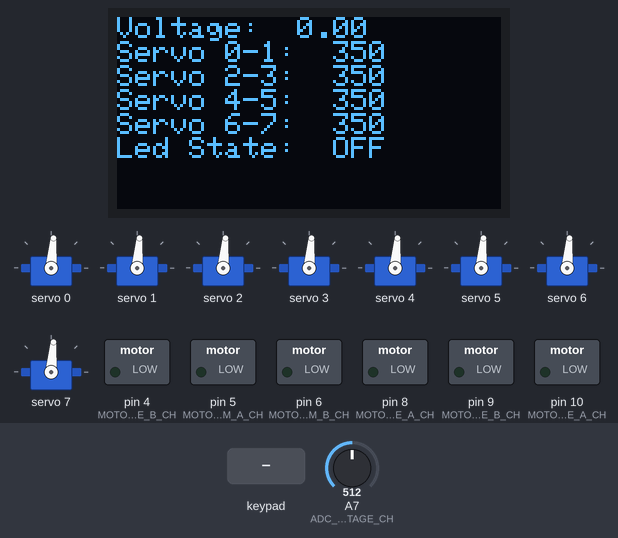
Bench run of a sketch on a simulated Arduino Nano, built with avr-gcc and run on an emulated ATmega328P. Parts: 128×64 one-colour display, 8 × servo, switched loads named in the sketch (green lamp = pin HIGH). The test bench sets the inputs (shaded band); at power-on: A7 (ADC_VOLTAGE_CH) = 512. The display library's start-up logo is not drawn; pins used as bus, display or sensor lines are not drawn.

Above: at 3.8 s.
3.9 s: key 'U' pressed
At 4.22 s:
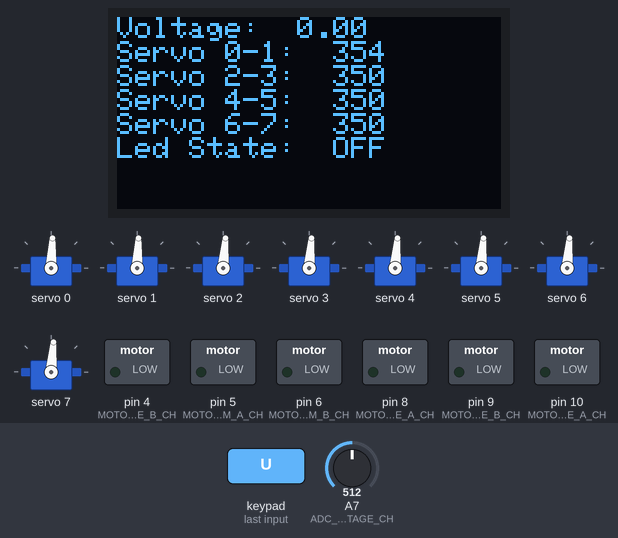
5.8 s: A7 (ADC_VOLTAGE_CH) set to 716
At 6.9 s:
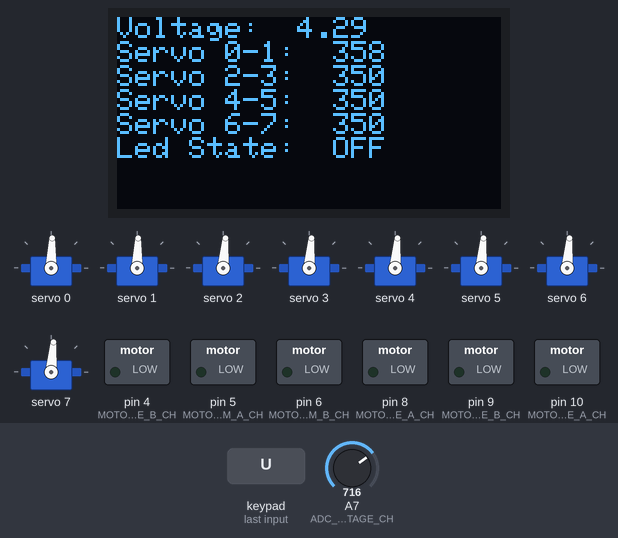
7.6 s: key 'D' pressed
At 7.86 s:
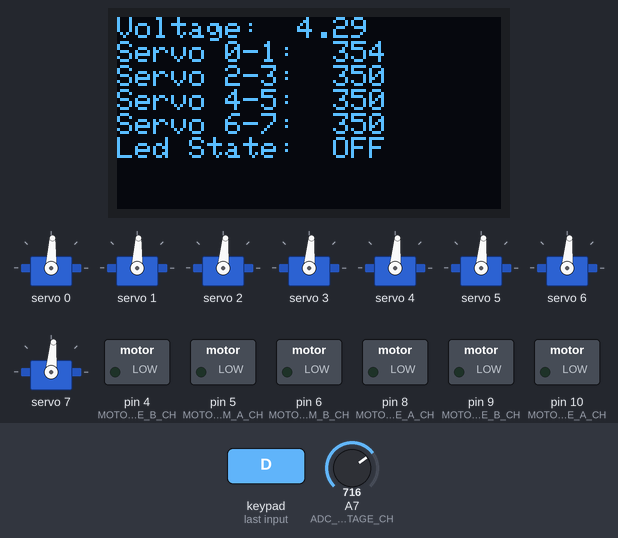
9.2 s: A7 (ADC_VOLTAGE_CH) set to 745
At 11.0 s:
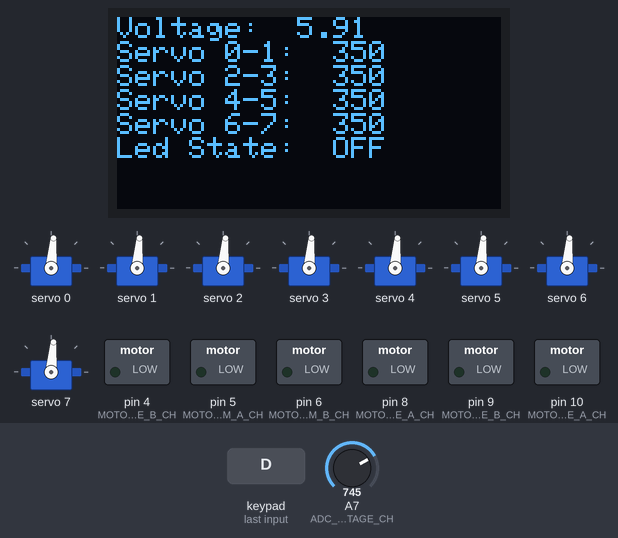
11.5 s: A7 (ADC_VOLTAGE_CH) set to 725
At 14.8 s:
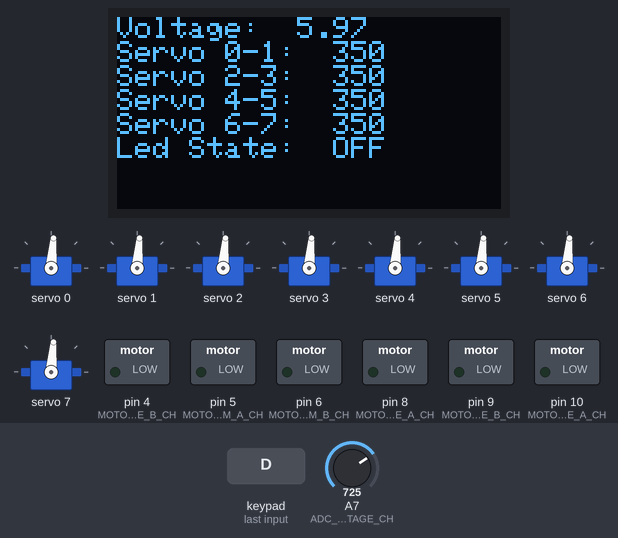
Timing chart, 0 to 16.3 s (numbered marks = the images above; inputs shaded):
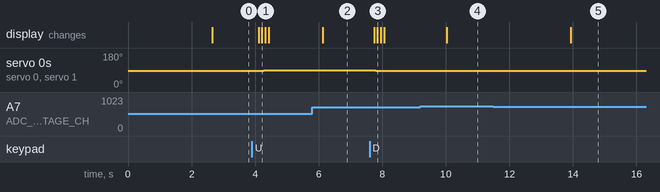

Measured:
- after the input at 3.9 s, servo 0, servo 1: 85° → 86° after 0.15 s, → 87° 0.11 s later, → 88° 0.11 s later; the display: first changes after 0.21 s (image 1 shows a later state)
- after the input at 5.8 s, the display: changes after 0.34 s (image 2)
- after the input at 7.6 s, servo 0, servo 1: 88° → 87° after 0.20 s, → 86° 0.11 s later, → 85° 0.11 s later; the display: first changes after 0.15 s (image 3 shows a later state)
- after the input at 9.2 s, the display: changes after 0.83 s (image 4)
- after the input at 11.5 s, the display: changes after 2.4 s (image 5)

The sketch:

agrobot_20_test_prog.ino
```cpp
#include "config.h"
#include "stdint.h"
#include <SPI.h>
#include <EEPROM.h>
#include <Wire.h>
#include <Adafruit_SSD1306.h>
#include <Adafruit_PWMServoDriver.h>
#include <PS2X_lib.h>

/*
 * Прошивка для агробота для тестирования платы agrobot2.0
 * В этой прошивке отрабатывают всеканалы и возможности платы. Проводится проверка
 * на непропай и работоспособность микросхем.
 *
 * Управление через геймпад:
 * (Все каналы серв управляются попарно: 0 и 1, 2 и 3 и т.д.)
 * -стрелочками слева управляются: вверх-вниз 0 и 1 каналы серво, вправо-влево 2 и 3 каналы серво,
 * -кнопками справо: тр-ик и крест 4 и 5 каналы серво, круг и кв-т 6-7 каналы серво,
 * -кнопки R1 и L1 - мотор А форвард и реверс,
 * -кнопки R2 и L2 - мотор В форвард и реверс,
 * -кнопки R3 и L3 - светодиод и динамикю.
 */

volatile Adafruit_PWMServoDriver pwm = Adafruit_PWMServoDriver(); //инициализация i2c для pca с адресом 0x40
volatile Adafruit_SSD1306 display(IMAGE_WIDTH, IMAGE_HEIGHT, &Wire, DISPLAY_RESET_CH); // инициализация дисплея
volatile PS2X ps2x;  // cоздание экземпляра класса для джойстика

float voltage = 0;

void motorSetup()   // инициализация моторов
{
  pinMode(MOTOR_ENABLE_A_CH, OUTPUT);
  pinMode(MOTOR_ENABLE_B_CH, OUTPUT);
  pinMode(MOTOR_PWM_A_CH, OUTPUT);
  pinMode(MOTOR_PWM_B_CH, OUTPUT);
  pinMode(MOTOR_PWM_INVERSE_A_CH, OUTPUT);
  pinMode(MOTOR_PWM_INVERSE_B_CH, OUTPUT);
}

void buzzerSetup()  // инициализация пищалки
{
  pinMode(BUZZER_CH, OUTPUT);
  noTone(BUZZER_CH);
}

void displaySetup() // инициализация дисплея
{
  display.begin(SSD1306_SWITCHCAPVCC, 0x3C);  // Инициализация I2C для дисплея с адресом 0x3D
  display.display();
  delay(2000); //задержка для инициализации дисплея
  display.clearDisplay(); // очистка дисплея
}

void servoSetup() // инициализация серв
{
  pwm.begin();
  pwm.setPWMFreq(SERVO_FREQ);  // Установка частоты ШИМ
}

void servoCentering() // центрирование серв
{
  pwm.setPWM(0, 0, SERVO_CENTRAL_POSITION);
  pwm.setPWM(1, 0, SERVO_CENTRAL_POSITION);
  pwm.setPWM(2, 0, SERVO_CENTRAL_POSITION);
  pwm.setPWM(3, 0, SERVO_CENTRAL_POSITION);
  pwm.setPWM(4, 0, SERVO_CENTRAL_POSITION);
  pwm.setPWM(5, 0, SERVO_CENTRAL_POSITION);
  pwm.setPWM(6, 0, SERVO_CENTRAL_POSITION);
  pwm.setPWM(7, 0, SERVO_CENTRAL_POSITION);
}

void InfoDisplay(uint16_t CH_01, uint16_t CH_23, uint16_t CH_45, uint16_t CH_67, bool LedState) //вывод состояния на дисплей
{
  display.clearDisplay();
  display.setTextSize(1.5);
  display.setTextColor(WHITE);

  display.setCursor(0, 0);
  display.print("Voltage:  ");
  display.println(voltage);

  display.setCursor(0, 8);
  display.print("Servo 0-1:  ");
  display.println(CH_01);

  display.setCursor(0, 16);
  display.print("Servo 2-3:  ");
  display.println(CH_23);

  display.setCursor(0, 24);
  display.print("Servo 4-5:  ");
  display.println(CH_45);

  display.setCursor(0, 32);
  display.print("Servo 6-7:  ");
  display.println(CH_67);

  display.setCursor(0, 40);
  display.print("Led State:  ");
  if(LedState) display.print("ON");
  else display.print("OFF");

  display.display();
}

//Запуск двигателей
void setSpeedRight(int16_t mspeed)  // первый двигатель - А
{
  if (mspeed > 0)   // если заданная скорость больше нуля, то задаем Прямой ШИМ без инвертирования
  {
    analogWrite(MOTOR_PWM_A_CH, 255);
    digitalWrite(MOTOR_PWM_INVERSE_A_CH, LOW);
  }
  else    // если меньше, то инвертируем направление
  {
    digitalWrite(MOTOR_PWM_INVERSE_A_CH, HIGH);
    analogWrite(MOTOR_PWM_A_CH, 0);
  }
  analogWrite(MOTOR_ENABLE_A_CH, abs(mspeed));
}


void setSpeedLeft(int16_t mspeed) // второй двигатель - B
{
  if (mspeed > 0)
  {
    digitalWrite(MOTOR_PWM_INVERSE_B_CH, HIGH);
    analogWrite(MOTOR_PWM_B_CH, 0);
  }
  else
  {
    analogWrite(MOTOR_PWM_B_CH, 255);
    digitalWrite(MOTOR_PWM_INVERSE_B_CH, LOW);
  }
  analogWrite(MOTOR_ENABLE_B_CH, abs(mspeed));
}


void stopMotors()   // остановка двигателей
{
  analogWrite(MOTOR_PWM_A_CH, 0);
  digitalWrite(MOTOR_PWM_INVERSE_A_CH, LOW);
  digitalWrite(MOTOR_PWM_INVERSE_B_CH, LOW);
  analogWrite(MOTOR_PWM_B_CH, 0);
}


void beep(uint8_t num, uint16_t tim)
{
  for (uint16_t i = 0; i < num; i++)
  {
    digitalWrite(BUZZER_CH, HIGH);
    delay(tim);
    digitalWrite(BUZZER_CH, LOW);
    delay(50);
  }
}

void adcDataCounter(float* voltage)   // вычисление значения напряжения питания и тока, запись в параметры
{
  static float voltage_values[NUMBER_OF_ADC_MEASUREMENTS] = {0}; //массив для хранения NUMBER_OF_ADC_MEASUREMENTS измерений напряжений
  static uint8_t values_count = 0; //счетчик записи данных в массив
  static uint8_t adcCount = ADC_MAX_COUNT;  // ограничение по частоте считывания данных с АЦП
  static float m_voltage = 0;   // доп переменная для того, чтобы не ждать 14 вызовов ф-ии, если пропустили первый
  if (adcCount >= ADC_MAX_COUNT)    //каждые ADC_MAX_COUNT = 15 раз меняет значения, приходящие в параметрах
  {
    voltage_values[values_count] = ( (float)(analogRead(ADC_VOLTAGE_CH) - ADC_MIN_VOLT_VALYE) / (float)(ADC_MAX_VOLT_VALUE - ADC_MIN_VOLT_VALYE) ) * (MAX_SUPPLY_VOLTAGE - MIN_SUPPLY_VOLTAGE) + MIN_SUPPLY_VOLTAGE; //вычисление напряжения на выходе буффера
    adcCount = 0;
    values_count++;
    /*display.setCursor(0, 48);
    display.print("ADC:  ");
    display.print(analogRead(ADC_VOLTAGE_CH));
    display.display(); */
  }
  if(values_count > NUMBER_OF_ADC_MEASUREMENTS - 1){ //если выполнено NUMBER_OF_ADC_MEASUREMENTS измерений
    values_count = 0;
    *voltage = 0;
    for(uint8_t i = 0; i < NUMBER_OF_ADC_MEASUREMENTS; i++){ //суммируем все
      *voltage += voltage_values[i];
    }
    *voltage = *voltage / NUMBER_OF_ADC_MEASUREMENTS; //и делим на кол-во измерений
  }
  adcCount++;
}

bool workFSM()    // рабочий режим
{
  static bool LedState = false;
  static uint16_t CH_01 = SERVO_CENTRAL_POSITION;
  static uint16_t CH_23 = SERVO_CENTRAL_POSITION;
  static uint16_t CH_45 = SERVO_CENTRAL_POSITION;
  static uint16_t CH_67 = SERVO_CENTRAL_POSITION;

  InfoDisplay(CH_01, CH_23, CH_45, CH_67, LedState);

  static enum
  {
    LEAD,  // управляющий режим
    FORWARD_CH_01,  // Первая и вторая серва вперед
    BACK_CH_01,     // Первая и вторая серва назад
    FORWARD_CH_23,  // Вторая и третья серва вперед
    BACK_CH_23,     // Вторая и третья серва назад
    FORWARD_CH_45,  // Четвертая и пятая серва вперед
    BACK_CH_45,     // Четвертая и пятая серва назад
    FORWARD_CH_67,  // Шестая седьмая серва вперед
    BACK_CH_67,     // Шестая седьмая серва назад
    MOTOR_A_FORWARD,// Мотор А вперед
    MOTOR_A_BACK,   // Мотор А назад
    MOTOR_B_FORWARD,// Мотор В вперед
    MOTOR_B_BACK,   // Мотор В назад
    LED,            // Изменить состояние светодиода
    ALARM,          // Звуковой сигнал
    NOTHING         // остановка + ничего не делать
  } state = LEAD;

  switch(state)
  {
    case LEAD:
      if (!((ps2x.Button(PSB_R2) || ps2x.Button(PSB_L2) ||
             ps2x.Button(PSB_R1) || ps2x.Button(PSB_L1)))) { state = NOTHING; }
      if (ps2x.Button(PSB_PAD_UP)) { state = FORWARD_CH_01; }
      if (ps2x.Button(PSB_PAD_DOWN)) { state = BACK_CH_01; }
      if (ps2x.Button(PSB_PAD_LEFT)) { state = FORWARD_CH_23; }
      if (ps2x.Button(PSB_PAD_RIGHT)) { state = BACK_CH_23; }
      if (ps2x.Button(PSB_TRIANGLE)) { state = FORWARD_CH_45; }
      if (ps2x.Button(PSB_CROSS)) { state = BACK_CH_45; }
      if (ps2x.Button(PSB_SQUARE)) { state = FORWARD_CH_67; }
      if (ps2x.Button(PSB_CIRCLE)) { state = BACK_CH_67; }
      if (ps2x.ButtonPressed(PSB_R2)) { state = MOTOR_A_BACK; }
      if (ps2x.ButtonPressed(PSB_L2)) { state = MOTOR_A_FORWARD; }
      if (ps2x.ButtonPressed(PSB_R1)) { state = MOTOR_B_BACK; }
      if (ps2x.ButtonPressed(PSB_L1)) { state = MOTOR_B_FORWARD; }
      if (ps2x.Button(PSB_L3)) { state = LED; }
      if (ps2x.Button(PSB_R3)) { state = ALARM; }
      break;

    case FORWARD_CH_01:
      CH_01 = CH_01 + SERVO_STEP;
      if (CH_01 > SERVO_MAX_POSITION) CH_01 = SERVO_MAX_POSITION;
      if (CH_01 < SERVO_MIN_POSITION) CH_01 = SERVO_MIN_POSITION;
      pwm.setPWM(0, 0, CH_01);
      pwm.setPWM(1, 0, CH_01);
      state = LEAD;
      break;

    case BACK_CH_01:
      CH_01 = CH_01 - SERVO_STEP;
      if (CH_01 > SERVO_MAX_POSITION) CH_01 = SERVO_MAX_POSITION;
      if (CH_01 < SERVO_MIN_POSITION) CH_01 = SERVO_MIN_POSITION;
      pwm.setPWM(0, 0, CH_01);
      pwm.setPWM(1, 0, CH_01);
      state = LEAD;
      break;

    case FORWARD_CH_23:
      CH_23 = CH_23 + SERVO_STEP;
      if (CH_23 > SERVO_MAX_POSITION) CH_23 = SERVO_MAX_POSITION;
      if (CH_23 < SERVO_MIN_POSITION) CH_23 = SERVO_MIN_POSITION;
      pwm.setPWM(2, 0, CH_23);
      pwm.setPWM(3, 0, CH_23);
      state = LEAD;
      break;

    case BACK_CH_23:
      CH_23 = CH_23 - SERVO_STEP;
      if (CH_23 > SERVO_MAX_POSITION) CH_23 = SERVO_MAX_POSITION;
      if (CH_23 < SERVO_MIN_POSITION) CH_23 = SERVO_MIN_POSITION;
      pwm.setPWM(2, 0, CH_23);
      pwm.setPWM(3, 0, CH_23);
      state = LEAD;
      break;

    case FORWARD_CH_45:
      CH_45 = CH_45 + SERVO_STEP;
      if (CH_45 > SERVO_MAX_POSITION) CH_45 = SERVO_MAX_POSITION;
      if (CH_45 < SERVO_MIN_POSITION) CH_45 = SERVO_MIN_POSITION;
      pwm.setPWM(4, 0, CH_45);
      pwm.setPWM(5, 0, CH_45);
      state = LEAD;
      break;

    case BACK_CH_45:
      CH_45 = CH_45 - SERVO_STEP;
      if (CH_45 > SERVO_MAX_POSITION) CH_45 = SERVO_MAX_POSITION;
      if (CH_45 < SERVO_MIN_POSITION) CH_45 = SERVO_MIN_POSITION;
      pwm.setPWM(4, 0, CH_45);
      pwm.setPWM(5, 0, CH_45);
      state = LEAD;
      break;

    case FORWARD_CH_67:
      CH_67 = CH_67 + SERVO_STEP;
      if (CH_67 > SERVO_MAX_POSITION) CH_67 = SERVO_MAX_POSITION;
      if (CH_67 < SERVO_MIN_POSITION) CH_67 = SERVO_MIN_POSITION;
      pwm.setPWM(6, 0, CH_67);
      pwm.setPWM(7, 0, CH_67);
      state = LEAD;
      break;

    case BACK_CH_67:
      CH_67 = CH_67 - SERVO_STEP;
      if (CH_67 > SERVO_MAX_POSITION) CH_67 = SERVO_MAX_POSITION;
      if (CH_67 < SERVO_MIN_POSITION) CH_67 = SERVO_MIN_POSITION;
      pwm.setPWM(6, 0, CH_67);
      pwm.setPWM(7, 0, CH_67);
      state = LEAD;
      break;

    case MOTOR_A_FORWARD:
      setSpeedRight(MOTOR_SPEED);
      state = LEAD;
      break;

    case MOTOR_A_BACK:
      setSpeedRight(-MOTOR_SPEED);
      state = LEAD;
      break;

    case MOTOR_B_FORWARD:
      setSpeedLeft(MOTOR_SPEED);
      state = LEAD;
      break;

    case MOTOR_B_BACK:
      setSpeedLeft(-MOTOR_SPEED);
      state = LEAD;
      break;

    case LED:
      if(LedState){
        digitalWrite(LED_BUILTIN, LOW);
        LedState = false;
      }
      else{
        digitalWrite(LED_BUILTIN, HIGH);
        LedState = true;
      }
      state = LEAD;
      break;

    case ALARM:
      beep(4, 300);
      state = LEAD;
      break;

    case NOTHING:
      stopMotors();
      state = LEAD;
      break;
  }
}


void setup()
{
  displaySetup(); // инициализация дисплея
  motorSetup();   // инициализация моторов
  servoSetup();   // инициализация серв
  servoCentering();   // центрирование серв
  buzzerSetup(); // инициализация динамика

  pinMode(A4, INPUT_PULLUP);    // подтяжка линий I2C к питанию, мб и не надо
  pinMode(A5, INPUT_PULLUP);

  //установка выводов и настроек: GamePad(clock, command, attention, data, Pressures?, Rumble?) проверка ошибок
  ps2x.config_gamepad(JOY_CLK_CH, JOY_CMD_CH, JOY_SEL_CH, JOY_DAT_CH, JOY_PRESSURES, JOY_RUMBLE);

  beep(1, 500);

  analogReference(INTERNAL);  // настройка опорного напряжения для АЦП: внутренний источник 1.1В
}

void loop()
{
  static uint32_t lastVoltageMeasurement = 0; //время прошлого измерения напряжения
  ps2x.read_gamepad(false, 0); // считывание данных с джойстика и установка скорости вибрации
  adcDataCounter(&voltage); // обновляем данные с АЦП

  if(millis() - lastVoltageMeasurement > TIME_VOLTAGE_MEASUREMENT){
    adcDataCounter(&voltage); // обновляем донные с АЦП
    lastVoltageMeasurement = millis();
  }

  workFSM();
  delay(15);
}
```

fixed.h
```cpp
#pragma once
#include "stdint.h"
/* Файл фиксированных параметров */

#define SERVO_CENTRAL_POSITION  350  // центральное положение серв (1500 мкс)
#define SERVO_MIN_POSITION  250  // границы положения
#define SERVO_MAX_POSITION  450
#define SERVO_FREQ  60  // частота ШИМ (~57Гц)
#define SERVO_DELAY 3 // задержка сервы при движении - влияет на скорость в рабочем режиме

// выводы драйвера моторов
#define MOTOR_ENABLE_A_CH     10  // пин разрешающий работу мотора A
#define MOTOR_ENABLE_B_CH     9   // пин разрешающий работу мотора B
#define MOTOR_PWM_A_CH        5  // канал ШИМа мотора А
#define MOTOR_PWM_B_CH        6  // канал ШИМа мотора B
#define MOTOR_PWM_INVERSE_A_CH   8   // пин инвертирующий ШИМ на канале мотора А
#define MOTOR_PWM_INVERSE_B_CH   4  // пин инвертирующий ШИМ на канале мотора B

// выводы джойстика
#define JOY_DAT_CH  A3
#define JOY_CMD_CH  A2
#define JOY_SEL_CH  2
#define JOY_CLK_CH  3

// вывод дисплея
#define DISPLAY_RESET_CH  4

// работа со звуком
#define BUZZER_CH 7  // вывод, подключённый к динамику

// работа с АЦП
#define ADC_VOLTAGE_CH  A7  // канал считывания напряжения
#define ADC_MAX_COUNT    15  // задержка преобразования АЦП
#define NUMBER_OF_ADC_MEASUREMENTS 10 //количество измерений для взятия среднего напряжения
#define MAX_SUPPLY_VOLTAGE 8.4 //Два аккумулятора формата 18650 выдют максимально 8.4 вольта
#define MIN_SUPPLY_VOLTAGE 6.0 //Мимальное рабочее напряжение для 2ух аакумуляторов 18650 2.75В * 2 = ~6В
#define ADC_MAX_VOLT_VALUE 1020 //значение АЦП при напряжении источника MAX_SUPPLY_VOLTAGE
#define ADC_MIN_VOLT_VALYE 735 //значение АЦП при напряжении источника MIN_SUPPLY_VOLTAGE
```

config.h
```cpp
#pragma once
/* Файл переменной конфигурации
 * файл должен быть подключен в начале скетча
 */

// определение всех нужных параметров

#define TIME_VOLTAGE_MEASUREMENT    20  //время между измерениями напряжения. Общее время между обновлением значения нарпяжения равно (TIME_VOLTAGE_MEASUREMENT + 15) * ADC_MAX_COUNT * NUMBER_OF_ADC_MEASUREMENTS

// резмеры изображений
#define IMAGE_WIDTH   128
#define IMAGE_HEIGHT  64

// регулирование скорости
#define MOTOR_SPEED   255 // наибольшее допустимое значение 255

// режимы работы джойстика
#define JOY_PRESSURES false  // аналоговое считывание кнопок
#define JOY_RUMBLE    false  // вибромотор

#define SERVO_STEP  2   // шаг изменения положения сервы при движении в рабочем режиме, влияет на скорость движения сервы

#if !(defined(JOY_PRESSURES) && defined(JOY_RUMBLE))  // если не продефайнены параметры джойстика
# error "Joystick modes not defined"
#endif

// подключаем фиксированные параметры, проверку не делаем, т.к. не меняем их
#include "fixed.h"
```
